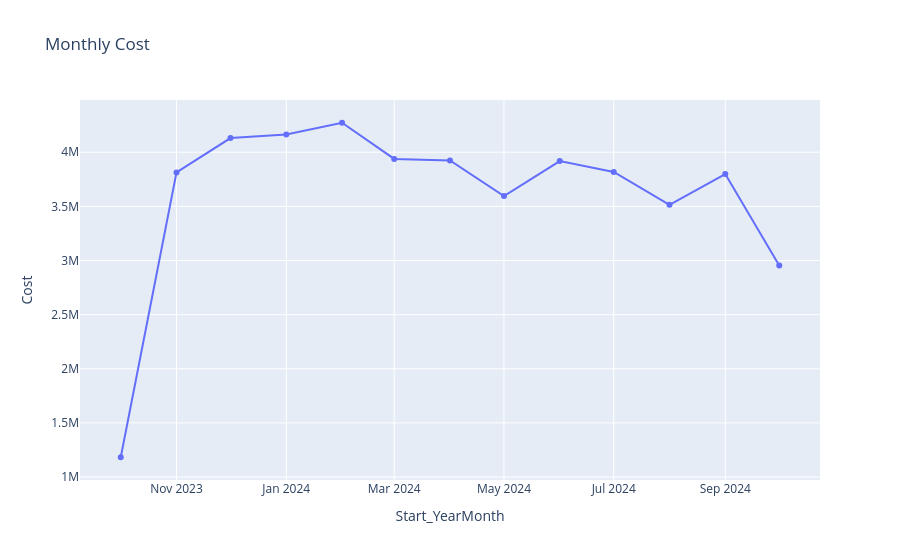

Notebook code for this chart:
### Markdown cell above
### Cost Trend

### Code cell
fig_mcost.show()

### Figure 1 — Plotly figure (JSON) as saved in the notebook; plotly's stock layout.template omitted (floating-point values rounded to 4 significant figures)
{"data": [{"hovertemplate": "Start_YearMonth=%{x}<br>Cost=%{y}<extra></extra>", "legendgroup": "", "line": {"color": "#636efa", "dash": "solid"}, "marker": {"symbol": "circle"}, "mode": "lines+markers", "name": "", "orientation": "v", "showlegend": false, "type": "scatter", "x": ["2023-10", "2023-11", "2023-12", "2024-01", "2024-02", "2024-03", "2024-04", "2024-05", "2024-06", "2024-07", "2024-08", "2024-09", "2024-10"], "xaxis": "x", "y": [1183000.0, 3814000.0, 4131000.0, 4164000.0, 4272000.0, 3938000.0, 3925000.0, 3596000.0, 3918000.0, 3817000.0, 3515000.0, 3799000.0, 2954000.0], "yaxis": "y"}], "layout": {"legend": {"tracegroupgap": 0}, "title": {"text": "Monthly Cost"}, "xaxis": {"anchor": "y", "domain": [0, 1], "title": {"text": "Start_YearMonth"}}, "yaxis": {"anchor": "x", "domain": [0, 1], "title": {"text": "Cost"}}}}
